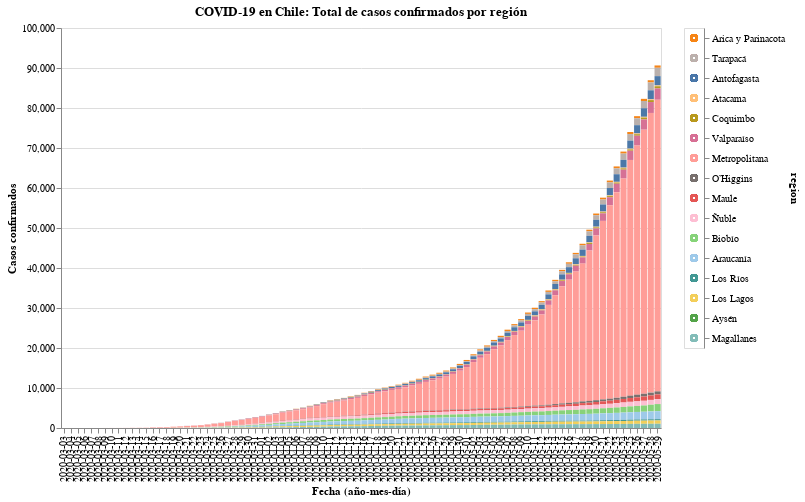

Notebook code cell kept with this figure:
### Code cell
#hide_input
input_dropdown = alt.binding_select(options=data['region'].unique())
selection1 = alt.selection_single(fields=['region'], bind=input_dropdown, name=' ')
selection2 = alt.selection_multi(fields=['region'], on='mouseover')
color = alt.condition(selection1 | selection2,
                    alt.Color('region:N', scale=alt.Scale(scheme='tableau20'), legend=None),
                    alt.value('lightgray'))

chart = alt.Chart(data).mark_bar().encode(
    x=alt.X('date:O', axis=alt.Axis(title='Fecha (año-mes-día)')),
    y=alt.Y('casos', axis=alt.Axis(title='Casos confirmados')),
    color=color,
    tooltip=['date', 'region', 'casos'],
    order=alt.Order(
    # Sort the segments of the bars by this field
    'codigo region',
    sort='descending'
    )
).properties(
    title='COVID-19 en Chile: Total de casos confirmados por región'
).add_selection(
    selection1, selection2
).transform_filter(
    selection1
)

legend = alt.Chart(data).mark_point().encode(
    y=alt.Y('region:N', axis=alt.Axis(orient='right'), sort=regiones),
    color=color
).add_selection(
    selection1, selection2
)

chart.properties(width=600, height=400) | legend

### Figure 1 — Vega-Lite specification as saved in the notebook (floating-point values rounded to 4 significant figures; data arrays with more than 128 entries replaced by an {"elided": "..."} marker saying what was removed)
{"config": {"view": {"continuousWidth": 400, "continuousHeight": 300}}, "hconcat": [{"mark": "bar", "encoding": {"color": {"condition": {"type": "nominal", "field": "region", "legend": null, "scale": {"scheme": "tableau20"}, "selection": {"or": [" ", "selector003"]}}, "value": "lightgray"}, "order": {"type": "quantitative", "field": "codigo region", "sort": "descending"}, "tooltip": [{"type": "nominal", "field": "date"}, {"type": "nominal", "field": "region"}, {"type": "quantitative", "field": "casos"}], "x": {"type": "ordinal", "axis": {"title": "Fecha (año-mes-día)"}, "field": "date"}, "y": {"type": "quantitative", "axis": {"title": "Casos confirmados"}, "field": "casos"}}, "height": 400, "selection": {" ": {"type": "single", "fields": ["region"], "bind": {"input": "select", "options": ["Arica y Parinacota", "Tarapacá", "Antofagasta", "Atacama", "Coquimbo", "Valparaíso", "Metropolitana", "O’Higgins", "Maule", "Ñuble", "Biobío", "Araucanía", "Los Ríos", "Los Lagos", "Aysén", "Magallanes"]}}, "selector003": {"type": "multi", "fields": ["region"], "on": "mouseover"}}, "title": "COVID-19 en Chile: Total de casos confirmados por región", "transform": [{"filter": {"selection": " "}}], "width": 600}, {"mark": "point", "encoding": {"color": {"condition": {"type": "nominal", "field": "region", "legend": null, "scale": {"scheme": "tableau20"}, "selection": {"or": [" ", "selector003"]}}, "value": "lightgray"}, "y": {"type": "nominal", "axis": {"orient": "right"}, "field": "region", "sort": ["Arica y Parinacota", "Tarapacá", "Antofagasta", "Atacama", "Coquimbo", "Valparaíso", "Metropolitana", "O’Higgins", "Maule", "Ñuble", "Biobío", "Araucanía", "Los Ríos", "Los Lagos", "Aysén", "Magallanes"]}}, "selection": {" ": {"type": "single", "fields": ["region"], "bind": {"input": "select", "options": ["Arica y Parinacota", "Tarapacá", "Antofagasta", "Atacama", "Coquimbo", "Valparaíso", "Metropolitana", "O’Higgins", "Maule", "Ñuble", "Biobío", "Araucanía", "Los Ríos", "Los Lagos", "Aysén", "Magallanes"]}}, "selector003": {"type": "multi", "fields": ["region"], "on": "mouseover"}}}], "data": {"name": "data-222f2d77432ee9528fef4e07c17a523a"}, "$schema": "https://vega.github.io/schema/vega-lite/v4.8.1.json", "datasets": {"data-222f2d77432ee9528fef4e07c17a523a": {"elided": "1408 records"}}}
